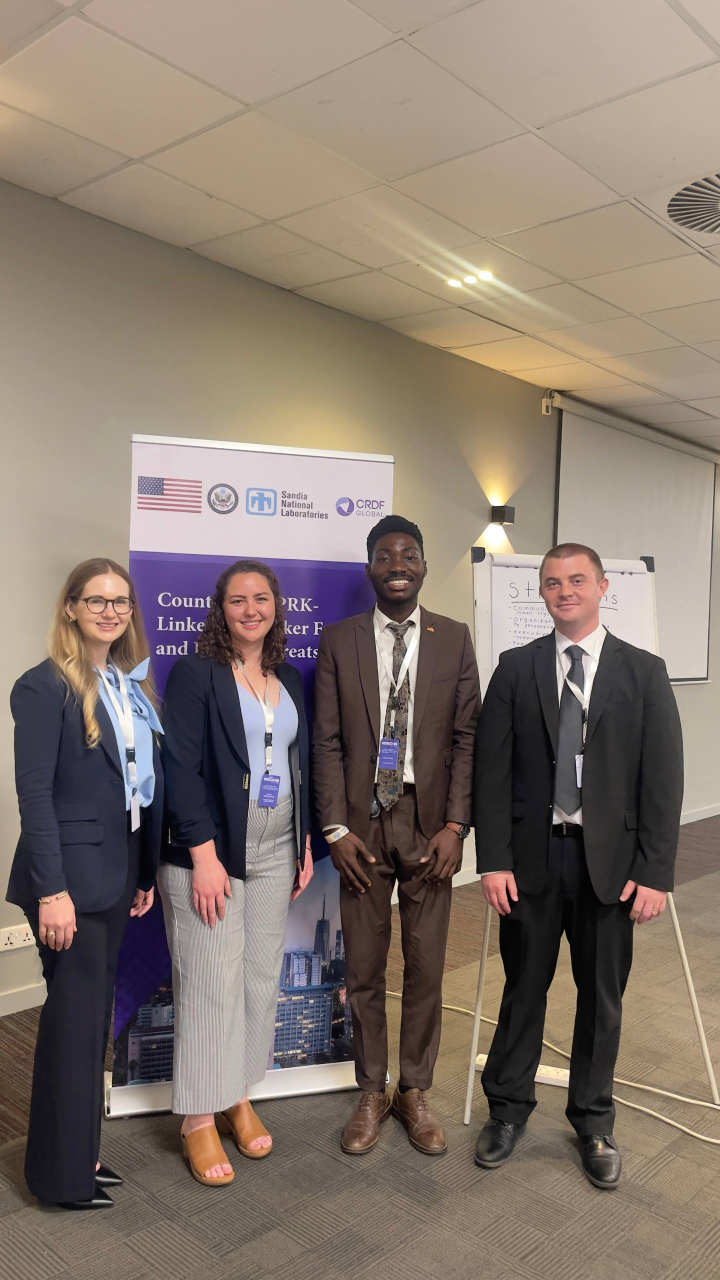
#> input picture app/uploads/photo_1_2026-07-30_10-27-31.jpg, 1440 x 2560 px (shown at 1/2 size)
$ python -i warping.py   (imports and definitions only)
#> lines starting #> are read from the running program, lines starting #| are printed output that depends on the picture; after the words box and inside, x2 and y2 are one past the last pixel; in counts of white or black regions, pixels touching at a corner belong together
#> further down, picture is the input picture: shape (2560, 1440, 3); mean B, G, R 108.8, 119.1, 133.1
"""
src/warping.py
==============
Image warping using estimated homographies.

Pipeline stage: Image Warping (REQ-09)
  Transforms one image into another image's coordinate system using
  cv2.warpPerspective (inverse mapping with bilinear interpolation).

Key geometry:
  The output canvas must be large enough to contain both images.
  A translation offset T is prepended to H when the warped image
  extends into negative coordinates.
"""

import logging
import cv2
import numpy as np
from src.config import WARP_INTERPOLATION

logger = logging.getLogger(__name__)


# ─────────────────────────────────────────────────────────────
# Canvas geometry
# REQ-09: Transform one image into another image's coordinate system
# ─────────────────────────────────────────────────────────────

# [142 lines left out: functions compute_canvas, warp_image, place_reference, blend_images, not called in this run]


def crop_black_borders(img: np.ndarray) -> np.ndarray:
    """Remove black border rows/columns from a panorama image."""
    gray = cv2.cvtColor(img, cv2.COLOR_BGR2GRAY) if img.ndim == 3 else img
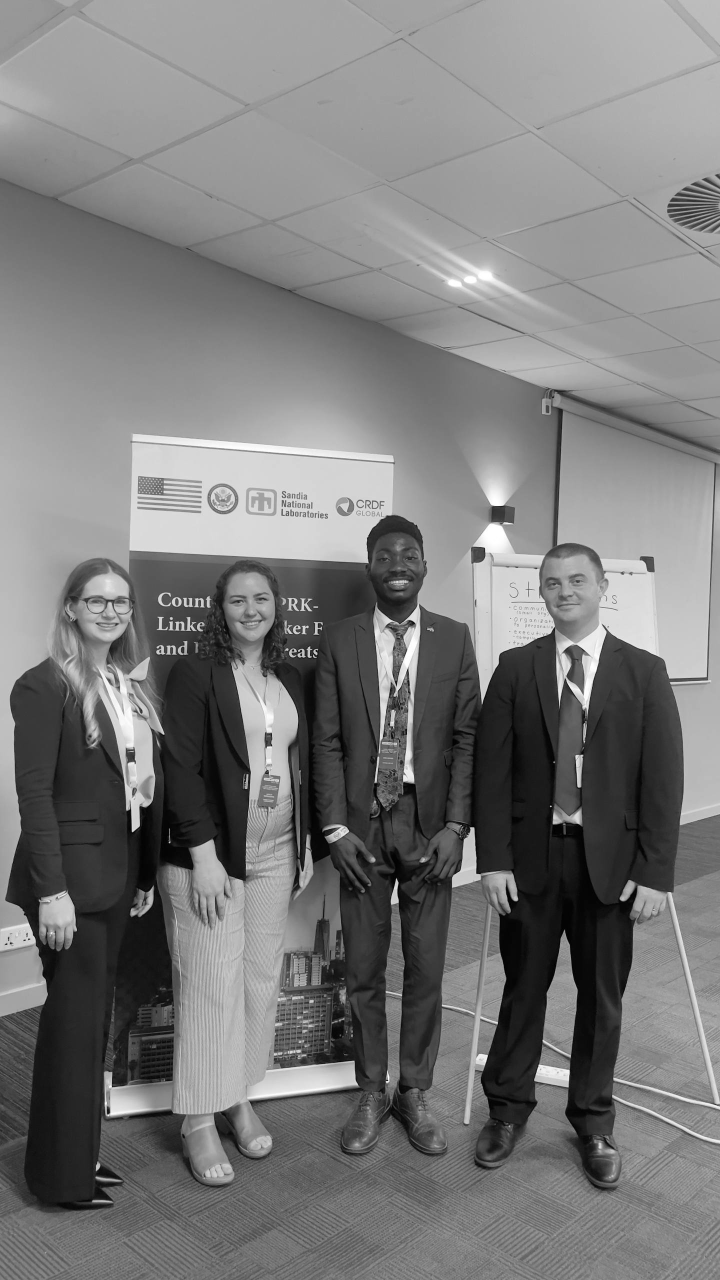
#> gray: shape (2560, 1440) (shown at 1/2 size); min 0, max 255, mean 122.1
    _, thresh = cv2.threshold(gray, 1, 255, cv2.THRESH_BINARY)
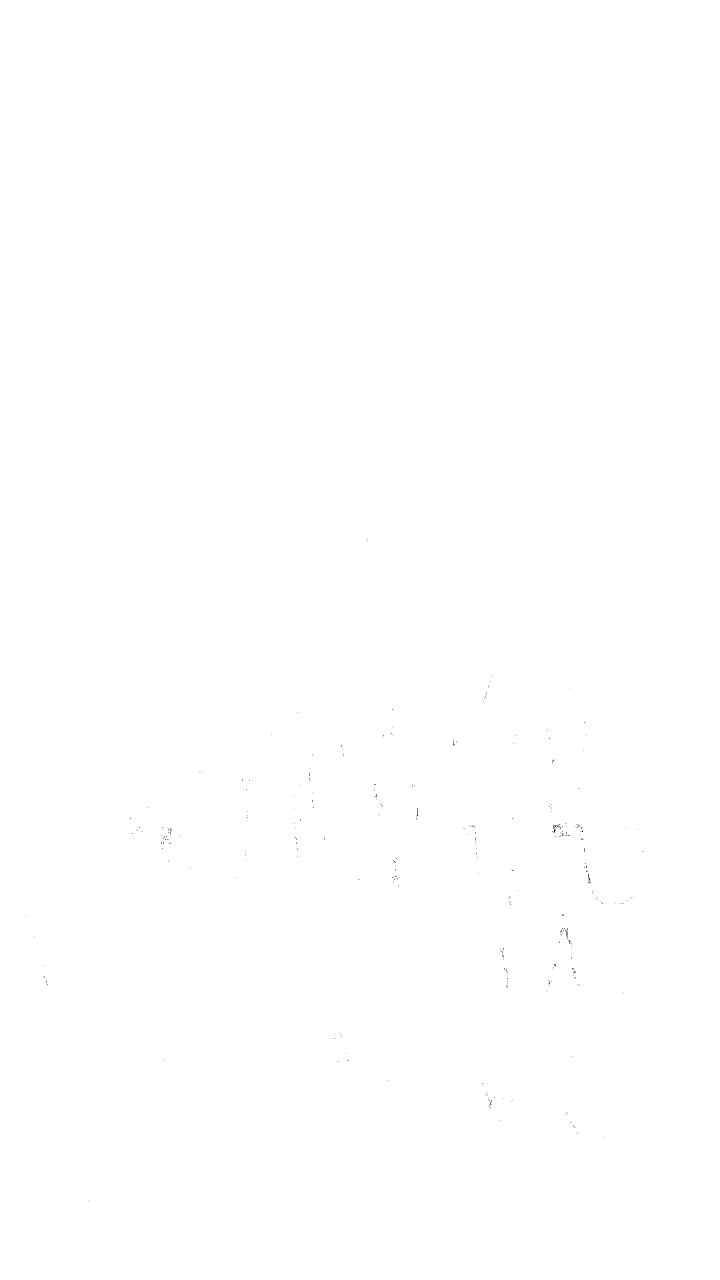
#> thresh: shape (2560, 1440) (shown at 1/2 size); 100% white; black in thin lines or dots, all inside (x1, y1, x2, y2) = (52, 1076, 1287, 2402)
    contours, _ = cv2.findContours(thresh, cv2.RETR_EXTERNAL, cv2.CHAIN_APPROX_SIMPLE)
#> contours = [[[0, 0], [0, 2559], [1439, 2559], [1439, 0]]]
    if not contours:
        return img
    x, y, w, h = cv2.boundingRect(max(contours, key=cv2.contourArea))
#> x = 0; y = 0; w = 1440; h = 2560
    return img[y:y+h, x:x+w]

>>> import cv2
>>> picture = cv2.imread('../app/uploads/photo_1_2026-07-30_10-27-31.jpg')
>>> result = crop_black_borders(picture)

$ run again, on app/uploads/photo_1_2026-07-30_10-28-54.jpg
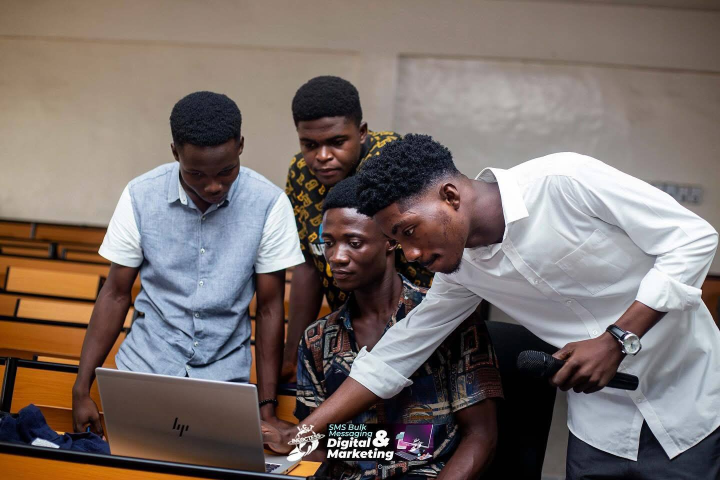
#> input picture app/uploads/photo_1_2026-07-30_10-28-54.jpg, 1440 x 960 px (shown at 1/2 size)
#> picture is the input picture: shape (960, 1440, 3); mean B, G, R 105.9, 110.1, 121.6
#> in crop_black_borders, `gray = cv2.cvtColor(img, cv2.COLOR_BGR2GRAY) if img.ndim == 3 else img`:
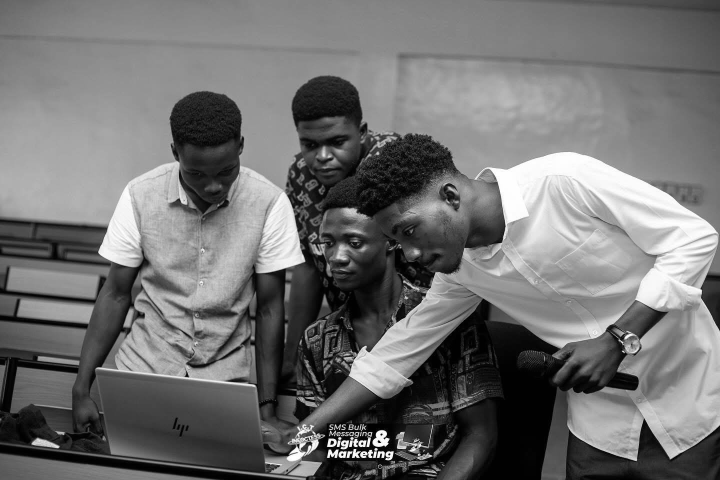
#> gray: shape (960, 1440) (shown at 1/2 size); min 0, max 255, mean 113.1
#> in crop_black_borders, `_, thresh = cv2.threshold(gray, 1, 255, cv2.THRESH_BINARY)`:
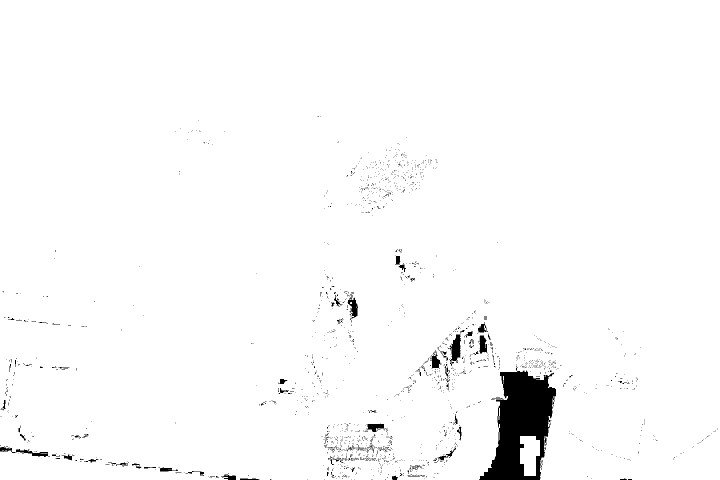
#> thresh: shape (960, 1440) (shown at 1/2 size); 97.9% white; 1830 black regions (1763 under 20 px)
#> contours = 12 contours, 9 with area under 20; largest, box (x1, y1, x2, y2) and area: (0, 0, 1440, 960) 1357650, (1040, 872, 1080, 952) 2436, (997, 816, 1000, 840) 23
#> x = 0; w = 1440; h = 960
